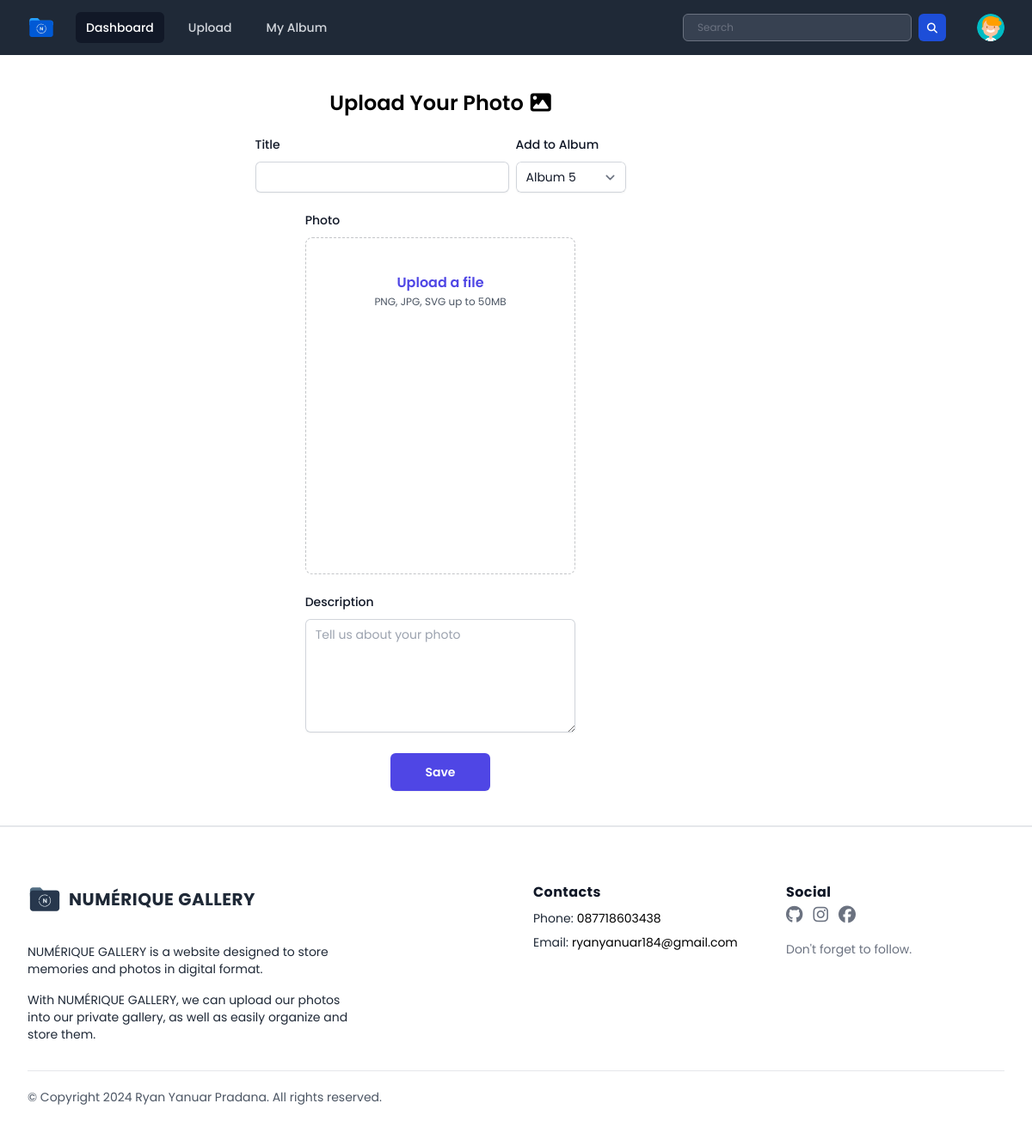
Before: /public/page/user/uploads.php (signed in) with the older database file.
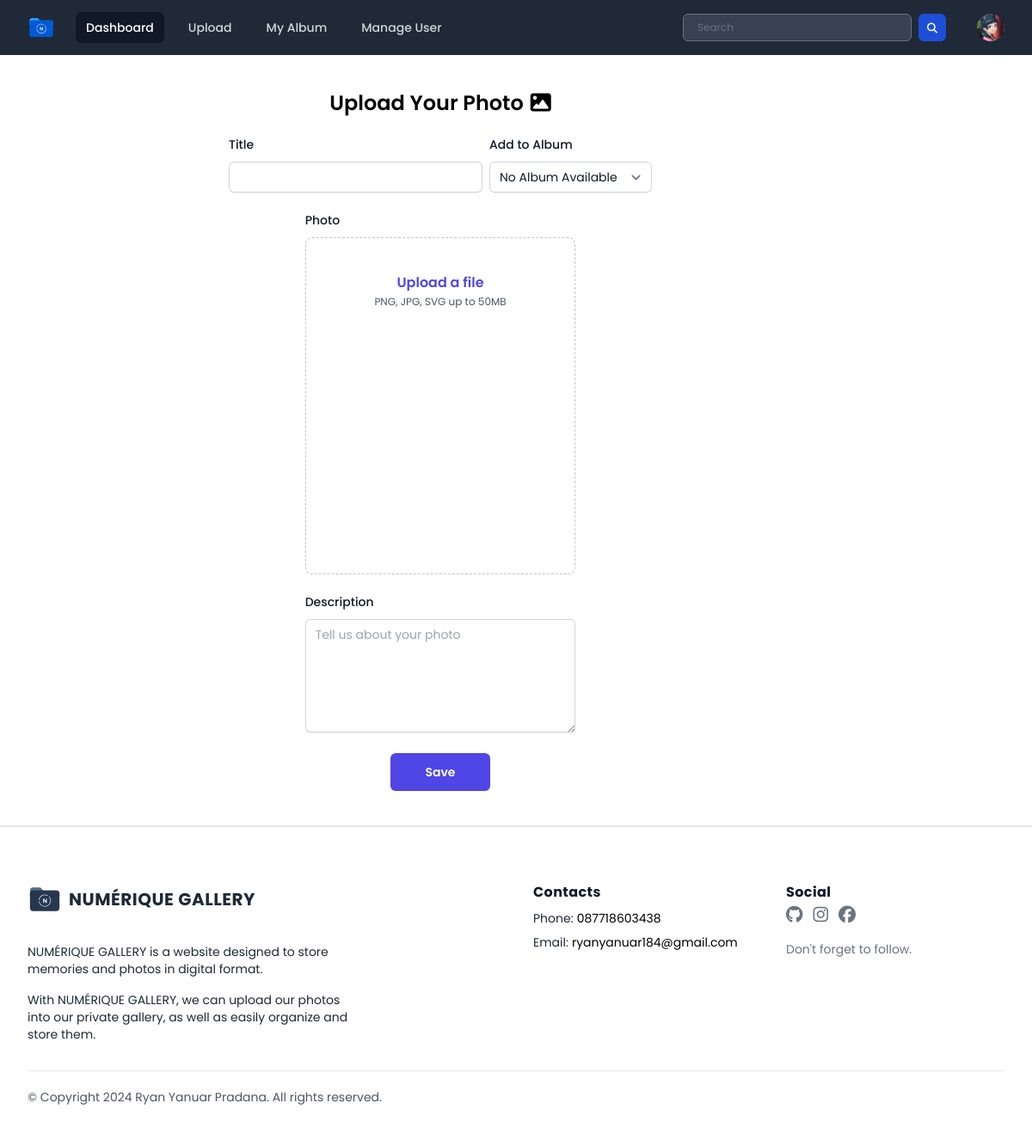
After: the same page with the newer database file.
### tables this page shows
CREATE TABLE `users` (
  `userID` int(11) NOT NULL,
  `name` varchar(255) DEFAULT NULL,
  `username` varchar(50) NOT NULL,
  `password` varchar(255) NOT NULL,
  `email` varchar(100) NOT NULL,
  `access_level` varchar(50) DEFAULT 'user',
  `createdAt` timestamp NOT NULL DEFAULT current_timestamp() ON UPDATE current_timestamp(),
  `profile_photo` varchar(255) DEFAULT 'default_profile.svg'
);

### public/page/user/uploads.php (the view, shortened to what the changed rows need)
<?php
include "../../../database/koneksi.php";
$username = $_SESSION['username'];
$query = "SELECT * FROM users WHERE username = '$username'";
$result = mysqli_query($conn, $query);
if ($result && mysqli_num_rows($result) > 0) {
    $pengguna = mysqli_fetch_assoc($result);
    $profile_photo = $pengguna['profile_photo'];
    $username = $pengguna['username'];
    $accesLevel = $pengguna['access_level'];
    $userID = $pengguna['userID'];
} else {
    echo "Error: " . mysqli_error($conn);
    exit();
}
?>
<!DOCTYPE html>
<html lang="en">
<head>
    <link rel="stylesheet" href="../../css/output.css">
    <link rel="stylesheet" href="../../css/style.css">
    <link rel="stylesheet" href="../../css/all.min.css">
    <link rel="stylesheet" href="../../css/fontawesome.min.css">
</head>
<body class="h-screen font-poppins">
    <div x-data="{ open: false, profileMenuOpen: false }">
        <nav class="bg-gray-800">
            <div class="mx-auto max-w-7xl px-2 sm:px-6 lg:px-8">
                <div class="relative flex h-16 items-center justify-between">
                    <div class="flex flex-1 items-center justify-center sm:items-stretch sm:justify-start">
                        <div class="hidden sm:ml-6 sm:block">
                            <div class="flex space-x-4">
                                <a href="./dashboard.php" class="bg-gray-900 text-white rounded-md px-3 py-2 text-sm font-medium" aria-current="page">Dashboard</a>
                                <a href="./uploads.php" class="text-gray-300 hover:bg-gray-700 hover:text-white rounded-md px-3 py-2 text-sm font-medium">Upload</a>
                                <a href="./album.php" class="text-gray-300 hover:bg-gray-700 hover:text-white rounded-md px-3 py-2 text-sm font-medium">My Album</a>
                                <?php if ($accesLevel === 'admin' || $accesLevel === 'super_admin') : ?>
                                    <a href="../admin/manage-user.php" class="text-gray-300 hover:bg-gray-700 hover:text-white rounded-md px-3 py-2 text-sm font-medium">Manage User</a>
                                <?php elseif ($accesLevel === 'user') : ?>
                                    <a href="../admin/manage-user.php" hidden class="text-gray-300 hover:bg-gray-700 hover:text-white rounded-md px-3 py-2 text-sm font-medium">Manage User</a>
                                <?php endif; ?>
                            </div>
                        </div>
                    </div>
                    <div class="flex items-center">
                        <div class="absolute inset-y-0 right-0 flex items-center pr-2 sm:static sm:inset-auto sm:ml-6 sm:pr-0">
                            <div class="relative ml-3">
                                <div>
                                    <button @click="profileMenuOpen = !profileMenuOpen" type="button" class="relative flex rounded-full bg-gray-800 text-sm focus:outline-none focus:ring-2 focus:ring-white focus:ring-offset-2 focus:ring-offset-gray-800" id="user-menu-button" aria-expanded="false" aria-haspopup="true">
                                        <span class="absolute -inset-1.5"></span>
                                        <img class="h-8 w-8 rounded-full" src="../../../database/uploads/<?= $profile_photo ?>" alt="<?= $username ?> profile photo">
                                    </button>
                                </div>
                            </div>
                        </div>
                    </div>
                </div>
            </div>
        </nav>
    </div>
    <div class="container">
        <div class="m-10">
            <form action="" method="post" enctype="multipart/form-data">
                <div class="flex items-center flex-col">
                    <div class="flex gap-2">
                        <div class="mt-5">
                            <div class="mt-2">
                                <select id="album" name="album" autocomplete="album-name" class="block w-full rounded-md border-0 py-1.5 text-gray-900 shadow-sm ring-1 ring-inset ring-gray-300 focus:ring-2 focus:ring-inset focus:ring-indigo-600 sm:max-w-xs sm:text-sm sm:leading-6">
                                    <?php
                                    $userId = $userID;
                                    $albumQuery = "SELECT * FROM albums WHERE userID = '$userId'";
                                    $albumResult = mysqli_query($conn, $albumQuery);
                                    if (mysqli_num_rows($albumResult) > 0) {
                                        while ($row = mysqli_fetch_assoc($albumResult)) {
                                            echo "<option value='" . $row['albumID'] . "'>" . $row['title'] . "</option>";
                                        }
                                    } else {
                                        echo "<option value='0'>No Album Available</option>";
                                    }
                                    ?>
                                </select>
                            </div>
                        </div>
                    </div>
                </div>
            </form>
        </div>
    </div>
</body>
</html>

Changed rows visible on the page:
changed users: access_level "user" → "admin" (drawn); profile_photo: picture added in place of a placeholder
Other visible differences:
form field album: "Album 5" → "No Album Available"
text now shown: "Manage User"
